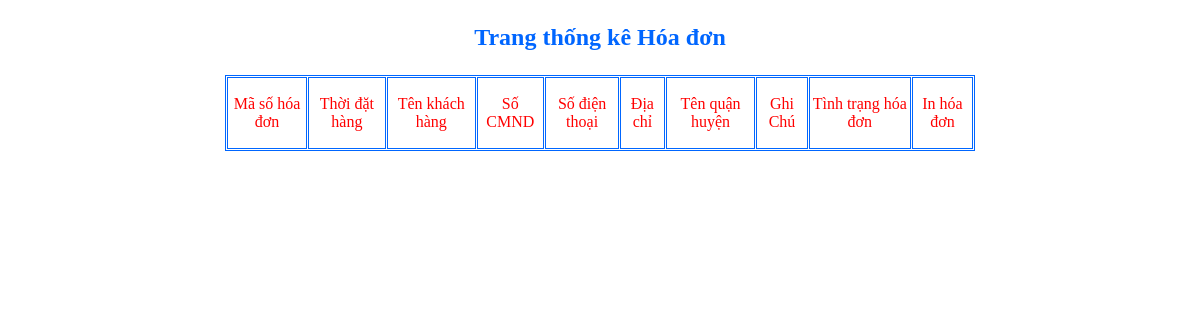
Page /admin/thongkehoadon.php on the earlier database version.
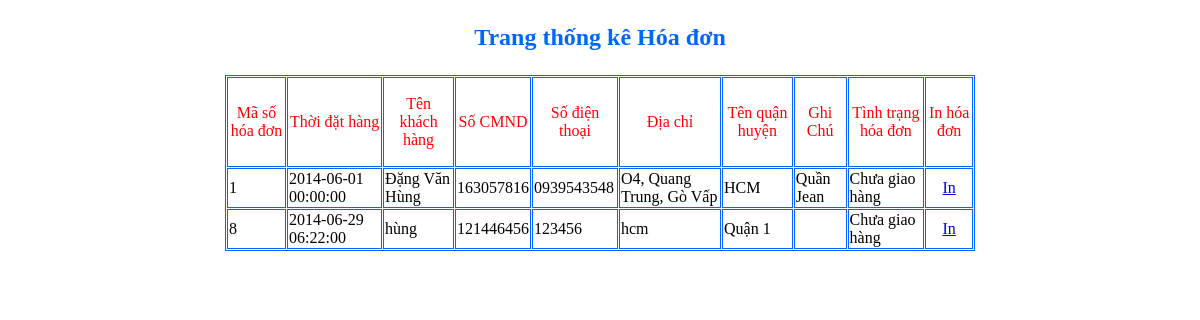
Same page on the later database version.
### tables this page shows
CREATE TABLE IF NOT EXISTS `hoadon` (
  `idHoaDon` int(255) NOT NULL AUTO_INCREMENT,
  `idUser` int(255) NOT NULL DEFAULT '0',
  `ThoiGianDatHang` datetime DEFAULT NULL,
  `ThoiGianGiaoHang` datetime DEFAULT NULL,
  `TenKhachHang` varchar(50) NOT NULL,
  `SoCMND` varchar(9) NOT NULL,
  `SoDT` varchar(11) NOT NULL,
  `DiaChi` varchar(100) NOT NULL,
  `TenQuanHuyen` varchar(100) NOT NULL,
  `GhiChu` varchar(500) NOT NULL,
  `TinhTrang` varchar(20) DEFAULT 'Chưa giao hàng',
  PRIMARY KEY (`idHoaDon`)
);

### admin/thongkehoadon.php (the view, shortened to what this page needs)
<!DOCTYPE html PUBLIC "-//W3C//DTD XHTML 1.0 Transitional//EN" "http://www.w3.org/TR/xhtml1/DTD/xhtml1-transitional.dtd">
<html xmlns="http://www.w3.org/1999/xhtml">
<head>
</head>
<body>
<p align="center" style="color:#06F; font-size:24px;"><b>Trang thống kê Hóa đơn</b></p>
<table border="1" cellpadding="1" cellspacing="1" align="center" width="750" bordercolor="#0066FF">
<tr>
	<td align="center"><p style="color:#F00">Mã số hóa đơn</p></td>
    <td align="center"><p style="color:#F00">Thời đặt hàng</p></td>
    <td align="center"><p style="color:#F00">Tên khách hàng</p></td>
    <td align="center"><p style="color:#F00">Số CMND</p></td>
    <td align="center"><p style="color:#F00">Số điện thoại</p></td>
    <td align="center"><p style="color:#F00">Địa chỉ</p></td>
    <td align="center"><p style="color:#F00">Tên quận huyện</p></td>
    <td align="center"><p style="color:#F00">Ghi Chú</p></td>
    <td align="center"><p style="color:#F00">Tình trạng hóa đơn</p></td>
    <td align="center"><p style="color:#F00">In hóa đơn</p></td>
</tr>
<?php
$sl="select * from hoadon";
$qr=mysql_query($sl);
while ($row=mysql_fetch_array($qr))
{
?>
<tr>
	<td><?php echo $row['idHoaDon']; ?></td>
    <td><?php echo $row['ThoiGianDatHang'];?></td>
    <td><?php echo $row['TenKhachHang'];?></td>
    <td><?php echo $row['SoCMND'];?></td>
    <td><?php echo $row['SoDT'];?></td>
    <td><?php echo $row['DiaChi'];?></td>
    <td><?php echo $row['TenQuanHuyen'];?></td>
    <td><?php echo $row['GhiChu'];?></td>
    <td><?php echo $row['TinhTrang'];?></td>
    <td align="center"><a href="admin/chitiethoadon.php?idHoaDon=<?php echo $row['idHoaDon']; ?>" target="_blank">In</a></td>
</tr>
<?php
}
?>
</table>
</body>
</html>

Differences in the rows shown:
added hoadon: idHoaDon "1", ThoiGianDatHang "2014-06-01 00:00:00", TenKhachHang "Đặng Văn Hùng", SoCMND "163057816", SoDT "0939543548", DiaChi "O4, Quang Trung, Gò Vấp", TenQuanHuyen "HCM", GhiChu "Quần Jean", TinhTrang "Chưa giao hàng"
added hoadon: idHoaDon "8", ThoiGianDatHang "2014-06-29 06:22:00", TenKhachHang "hùng", SoCMND "121446456", SoDT "123456", DiaChi "hcm", TenQuanHuyen "Quận 1", TinhTrang "Chưa giao hàng"
